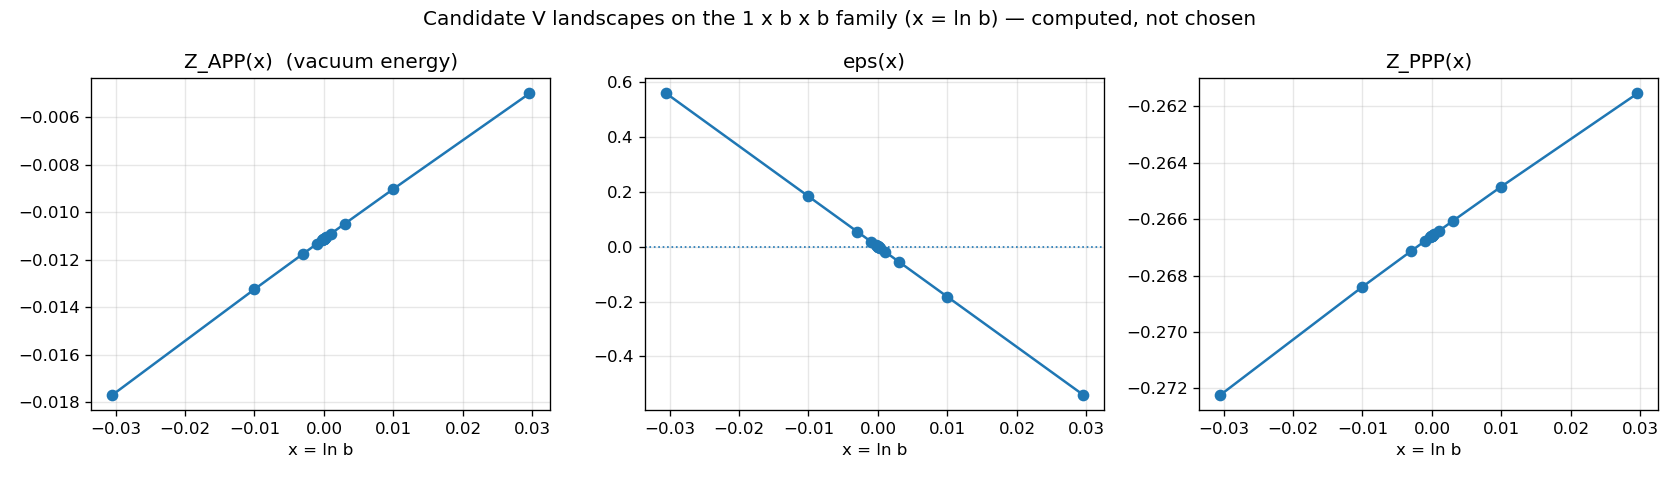

Source code (Python):
"""V(Theta) from modular structure, step 1: COMPUTE the landscape, assume nothing.

Ports (not retypes) the sealed anisotropic Epstein machinery from
hashed-evidence/032/epstein_aniso_check.py (independent Ewald implementation,
validated at the cube against the canonical constants). Family: the
1 x b x b torus, alpha_APP = (1/2, 0, 0).

Question: as a function of the shape modulus b, what do the candidate
potentials actually look like near the cube?
  - Z_APP(b)  (the antiperiodic vacuum energy — the physical candidate)
  - Z_PPP(b)
  - eps(b) = 24 Z_APP/Z_PPP - 1   (sealed slope data exists: C1 in 054 —
    zeros at b0=0.99997 and b*=1.0000298 with slopes +-18.3, which brackets
    a sharp EXTREMUM near b=1; sign to be determined by this computation)

ROAD stratum. Output: v_landscape.csv + v_landscape.png. Reduced precision
(dps 25, sum widths 10) — landscape shape, not certified digits.
"""
from __future__ import annotations

import csv
import os

from mpmath import mp, mpf, exp, sqrt, pi, gamma, gammainc, quad

mp.dps = 25
LAM = mpf(1)
NDIR = 10
NDUAL = 10


def zeta_aniso(b, alpha, s=mpf(-0.5), lam=LAM, ndir=NDIR, ndual=NDUAL):
    b = mpf(b)
    a = [mpf(1), 1 / b ** 2, 1 / b ** 2]
    a1, a2, a3 = a
    C = pi ** mpf(1.5) / sqrt(a1 * a2 * a3)
    delta = 1 if all(x == 0 for x in alpha) else 0

    def Theta(t):
        tot = mpf(0)
        for n1 in range(-ndir, ndir + 1):
            v1 = n1 + alpha[0]
            e1 = a1 * v1 * v1
            for n2 in range(-ndir, ndir + 1):
                v2 = n2 + alpha[1]
                e2 = e1 + a2 * v2 * v2
                for n3 in range(-ndir, ndir + 1):
                    v3 = n3 + alpha[2]
                    tot += exp(-t * (e2 + a3 * v3 * v3))
        return tot

    tail = quad(lambda t: t ** (s - 1) * (Theta(t) - delta), [lam, mp.inf])
    c = mpf(1.5) - s
    dual = mpf(0)
    for k1 in range(-ndual, ndual + 1):
        for k2 in range(-ndual, ndual + 1):
            for k3 in range(-ndual, ndual + 1):
                if k1 == 0 and k2 == 0 and k3 == 0:
                    continue
                Rk = k1 * k1 / a1 + k2 * k2 / a2 + k3 * k3 / a3
                p = pi ** 2 * Rk
                phase = (-1) ** k1 if alpha[0] == mpf(0.5) else 1
                dual += phase * p ** (-c) * gammainc(c, p / lam)
    dual *= C
    total = tail + C * lam ** (s - mpf(1.5)) / (s - mpf(1.5)) + dual
    if delta:
        total -= lam ** s / s
    return total / gamma(s)


def main():
    here = os.path.dirname(os.path.abspath(__file__))
    # dense near the cube (the sealed slope data lives within 3e-5 of b=1),
    # sparse further out for the global shape
    bs = ([1 - 3e-2, 1 - 1e-2, 1 - 3e-3, 1 - 1e-3, 1 - 3e-4, 1 - 1e-4,
           1 - 3e-5, 1.0, 1 + 3e-5, 1 + 1e-4, 1 + 3e-4, 1 + 1e-3,
           1 + 3e-3, 1 + 1e-2, 1 + 3e-2])
    rows = []
    for b in bs:
        P = zeta_aniso(b, [mpf(0), mpf(0), mpf(0)])
        A = zeta_aniso(b, [mpf(0.5), mpf(0), mpf(0)])
        e = 24 * A / P - 1
        rows.append((float(b), float(P), float(A), float(e)))
        print(f"b={b:.6f}  Z_PPP={float(P):+.10f}  Z_APP={float(A):+.10f}  "
              f"eps={float(e):+.6e}", flush=True)

    with open(os.path.join(here, "v_landscape.csv"), "w", newline="") as f:
        w = csv.writer(f)
        w.writerow(["b", "Z_PPP", "Z_APP", "eps"])
        w.writerows(rows)

    import matplotlib
    matplotlib.use("Agg")
    import matplotlib.pyplot as plt
    import numpy as np
    arr = np.array(rows)
    x = np.log(arr[:, 0])
    fig, ax = plt.subplots(1, 3, figsize=(14, 4))
    fig.suptitle("Candidate V landscapes on the 1 x b x b family (x = ln b) — computed, not chosen")
    ax[0].plot(x, arr[:, 2], "o-"); ax[0].set_title("Z_APP(x)  (vacuum energy)")
    ax[1].plot(x, arr[:, 3], "o-"); ax[1].set_title("eps(x)")
    ax[1].axhline(0, ls=":", lw=1)
    ax[2].plot(x, arr[:, 1], "o-"); ax[2].set_title("Z_PPP(x)")
    for a_ in ax:
        a_.grid(alpha=0.3); a_.set_xlabel("x = ln b")
    fig.tight_layout()
    fig.savefig(os.path.join(here, "v_landscape.png"), dpi=120)
    print("wrote v_landscape.csv / v_landscape.png")


if __name__ == "__main__":
    main()
